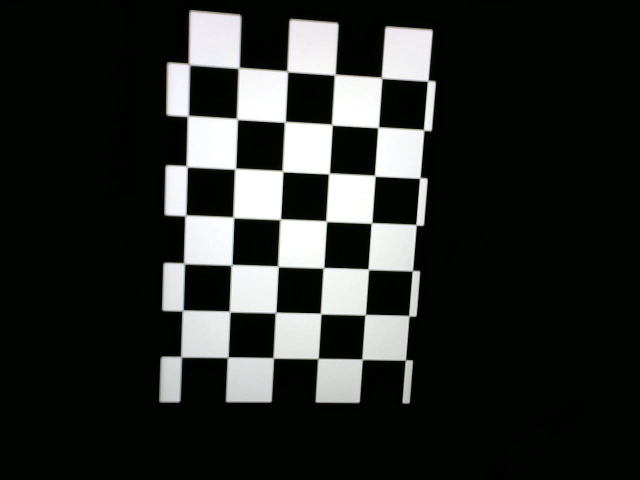
//> input picture PanViewer v1/calibrate_images/WIN_20170616_09_28_38_Pro.jpg, 1280 x 960 px, given in place of the camera (shown at 1/2 size)
$ ./main   (built with g++ and OpenCV 4)
//> lines starting //> are read from the running program, lines starting //| are printed output that depends on the picture; after the words box and inside, x2 and y2 are one past the last pixel; in counts of white or black regions, pixels touching at a corner belong together
#include <opencv2/opencv.hpp>
#include <opencv2/xfeatures2d.hpp>
#include <opencv2/highgui/highgui.hpp>
#include <opencv2/calib3d/calib3d.hpp>
#include <iostream>
#include <ctime>
#include <Windows.h>

using namespace std;
using namespace cv;

void DetectAndDescribe(Mat& image, vector<KeyPoint>& OutputKeypoints, Mat& OutputDescriptor) {
	//create the greyscale image
	Mat grayImage;
	cvtColor(image, grayImage, COLOR_BGR2GRAY);

	//create the keypoint detector and descriptor as "feature" using SIFT
	Ptr<Feature2D> feature = xfeatures2d::SIFT::create();

	//create a matrix of keypoints using feature
	feature->detect(grayImage, OutputKeypoints);

	//create a maatrix of descriptors using feature and keypoints
	feature->compute(grayImage, OutputKeypoints, OutputDescriptor);
}

void matchKeypoints(Mat& imageA, Mat& imageB, vector<KeyPoint>& keypointA, vector<KeyPoint>& keypointB, Mat& featuresA, Mat& featuresB, float ratio, double repojThresh, vector<DMatch>& OutputGoodMatches, Mat& OutputHomographyM) {
	//create a vector of vector to hold raw matches
	vector<vector<DMatch>> rawMatches;

	//create two vector points to hold the points where the lines will be drawn
	vector<Point2f> pointsA;
	vector<Point2f> pointsB;

	//Descriptor created under Burteforce method. Takes time but output is best
	Ptr<DescriptorMatcher> matcher = DescriptorMatcher::create("BruteForce");
	matcher->knnMatch(featuresA, featuresB, rawMatches, 2);

	//matrix to hold the qualified matches
	OutputGoodMatches.reserve(rawMatches.size());

	//selecting good points by comparing distances
	for (size_t i = 0; i < rawMatches.size(); i++)
	{
		if (rawMatches[i][0].distance < (rawMatches[i][1].distance*ratio))
		{
			OutputGoodMatches.push_back(rawMatches[i][0]);
		}
	}


	for (int i = 0; i < OutputGoodMatches.size(); i++)
	{
		//-- Get the keypoints from the good matches
		pointsA.push_back(keypointA[OutputGoodMatches[i].queryIdx].pt);
		pointsB.push_back(keypointB[OutputGoodMatches[i].trainIdx].pt);
	}

	//if the number of good Matches is larger than 4, calculte homography using them
	if (OutputGoodMatches.size() > 4) {
		OutputHomographyM = findHomography(pointsA, pointsB, RANSAC, repojThresh);
	}
}

void getHomographyMatrix(Mat& imageA, Mat& imageB, float ratio, double repojThresh, Mat& outHomographyM) {
	vector<KeyPoint> keypointA;
	vector<KeyPoint> keypointB;
	Mat featuresA;
	Mat featuresB;
	vector<DMatch> matches;

	DetectAndDescribe(imageA, keypointA, featuresA);
	DetectAndDescribe(imageB, keypointB, featuresB);

	matchKeypoints(imageA, imageB, keypointA, keypointB, featuresA, featuresB, ratio, repojThresh, matches, outHomographyM);
}


void stitch(Mat& imageA, Mat& imageB, Mat& inputHomography, Mat& finalImage) {
	Mat result;
	int hA = imageA.size().height;
	int wA = imageA.size().width;
	int hB = imageB.size().height;
	int wB = imageB.size().width;

	//warp the image
	warpPerspective(imageA, result, inputHomography, Size(wA + wB, hA));

	finalImage = Mat(Size(imageB.cols + imageA.cols, imageB.rows), CV_8UC3);

	Mat roi1(finalImage, Rect(0, 0, imageB.cols, imageB.rows));
	Mat roi2(finalImage, Rect(0, 0, result.cols, imageB.rows));
	result.copyTo(roi2);
	imageB.copyTo(roi1);

}

void equalizeImage(Mat& InputImage, Mat& OutputImage) {
	Mat imgYUV;
	Mat imgBGR;
	vector<Mat> channels;
	vector<Mat> channelsBGR;
	vector<Mat> combined;
	Mat Y, U, V;

	cvtColor(InputImage, imgYUV, COLOR_BGR2YUV);

	//split images into channels
	split(imgYUV, channels);

	//equalize the histogram of the Y cahnnel because intensity is given by the y channel
	equalizeHist(channels[0], channels[0]);

	//merge intestified channels back into the YUV image
	merge(channels, imgYUV);

	//convert YVU image back into BGR
	cvtColor(imgYUV, imgBGR, COLOR_YUV2BGR);

	//split images into channels
	split(imgBGR, channelsBGR);

	//equalize the histogram of the Y cahnnel because intensity is given by the y channel
	equalizeHist(channelsBGR[0], channelsBGR[0]);
	equalizeHist(channelsBGR[1], channelsBGR[1]);
	equalizeHist(channelsBGR[2], channelsBGR[2]);

	merge(channelsBGR, OutputImage);
}


int main() {

	int start_s = clock();

	VideoCapture CapL;
	VideoCapture CapM;
	VideoCapture CapR;
	Mat frameL;
	Mat frameM;
	Mat frameR;
	Mat homographyMR;
	Mat homographyL_MR;
	Mat result;
	Mat finalImage;
	Mat visiblelines;


	CapL = VideoCapture(0);
	CapL.set(CV_CAP_PROP_FRAME_WIDTH, 2000);
	CapL.set(CV_CAP_PROP_FRAME_HEIGHT, 2000);

	CapM = VideoCapture(1);
	CapM.set(CV_CAP_PROP_FRAME_WIDTH, 2000);
	CapM.set(CV_CAP_PROP_FRAME_HEIGHT, 2000);

	CapR = VideoCapture(2);
	CapR.set(CV_CAP_PROP_FRAME_WIDTH, 2000);
	CapR.set(CV_CAP_PROP_FRAME_HEIGHT, 2000);

	//take initial images to caliberate
	if (CapL.read(frameL)) {
//> frameL is the input picture: 960 rows x 1280 cols, CV_8UC3; mean B, G, R 41.6, 44, 42.2
	}
	if (CapM.read(frameM)) {
	}
	if (CapR.read(frameR)) {
	}

	getHomographyMatrix(frameR, frameM, 0.75, 4.0, homographyMR);
//> in DetectAndDescribe, `feature->detect(grayImage, OutputKeypoints);`: OutputKeypoints = 159 keypoints; strongest (x, y, size): (520, 291, 57.9), (626, 89, 65.8), (610, 393, 56.6), (620, 197, 58.4)
//> in getHomographyMatrix, `DetectAndDescribe(imageA, keypointA, featuresA);`:
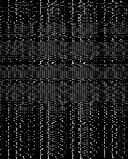
//> featuresA: 159 rows x 128 cols, CV_32FC1; min 0, max 193, mean 28.7
//> in getHomographyMatrix, `DetectAndDescribe(imageA, keypointA, featuresA);`: keypointA has the same summary as OutputKeypoints in DetectAndDescribe
//> in getHomographyMatrix, `DetectAndDescribe(imageB, keypointB, featuresB);`: keypointB has the same summary as OutputKeypoints in DetectAndDescribe
//> in matchKeypoints, `matcher->knnMatch(featuresA, featuresB, rawMatches, 2);`: rawMatches = 159 matches
//> after the loop in matchKeypoints, `for (int i = 0; i < OutputGoodMatches.size(); i++)`: pointsA = 159 Points (x, y), first 12: [320.2, 765.2], [324.6, 622.6], [336.9, 667.1], [340.7, 770.8], [340.7, 770.8], [344.8, 281.6], [350.3, 700.4], [350.8, 398.8], [350.8, 398.8], [351.3, 369.8], [351.5, 363.2], [351.5, 363.2]; pointsB has the same summary as pointsA
//> in matchKeypoints, `OutputHomographyM = findHomography(pointsA, pointsB, RANSAC, repojThre..`: OutputHomographyM = [[1, -2.11e-16, 2.93e-12], [-3.2e-15, 1, 1.97e-12], [-7.02e-18, -3.04e-19, 1]]
//> in getHomographyMatrix, `matchKeypoints(imageA, imageB, keypointA, keypointB, featuresA, featur..`: matches = 159 matches; outHomographyM has the same summary as OutputHomographyM in matchKeypoints
//> homographyMR has the same summary as OutputHomographyM in matchKeypoints
	stitch(frameR, frameM, homographyMR, result);
//> in stitch, `warpPerspective(imageA, result, inputHomography, Size(wA + wB, hA));`:
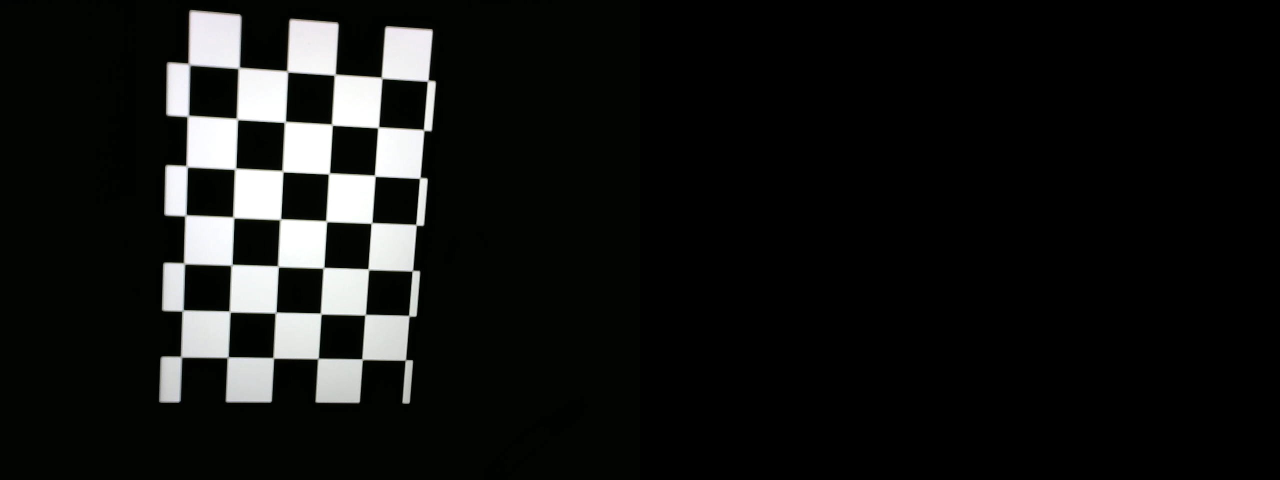
//> result: 960 rows x 2560 cols, CV_8UC3 (shown at 1/2 size); mean B, G, R 20.8, 22, 21.1
	getHomographyMatrix(result, frameL, 0.75, 4.0, homographyL_MR);
//> homographyL_MR = [[1, 7.39e-05, -0.0153], [-4.78e-05, 1, 0.0208], [-8.04e-08, 1.17e-07, 1]]

	int stop_s = clock();
	cout << "time: " << (stop_s - start_s) / double(CLOCKS_PER_SEC) * 1000 << endl;

	while (true){
		CapL.read(frameL);
		CapM.read(frameM);
		CapR.read(frameR);

		//equalizeImage(frameL, frameL);
		//equalizeImage(frameM, frameM);
		//equalizeImage(frameR, frameR);

		stitch(frameR, frameM, homographyMR, result);
		stitch(result, frameL, homographyL_MR, finalImage);
//> in stitch (call 3), `warpPerspective(imageA, result, inputHomography, Size(wA + wB, hA));`:
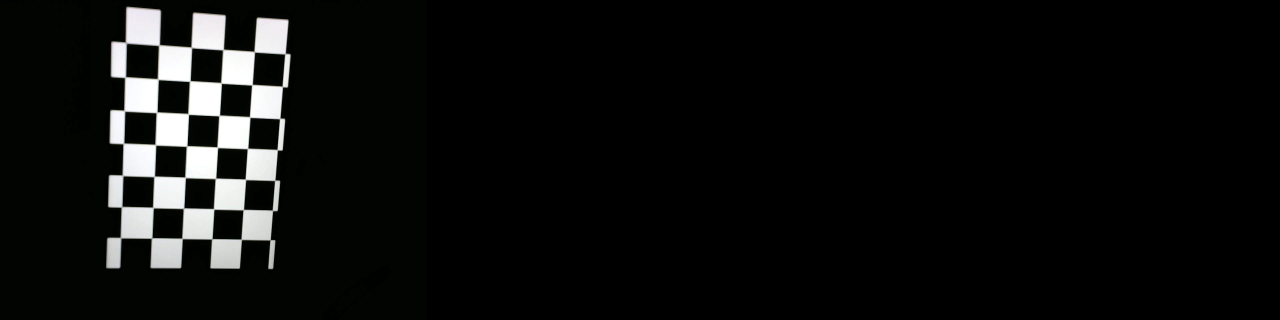
//> result: 960 rows x 3840 cols, CV_8UC3 (shown at 1/3 size); mean B, G, R 13.9, 14.7, 14.1
//> in stitch (call 3), `imageB.copyTo(roi1);`: finalImage: 960 rows x 3840 cols, CV_8UC3; 1278 pixels changed, all inside (x1, y1, x2, y2) = (328, 19, 428, 436)

		if (true){
			namedWindow("Video Feed", WINDOW_NORMAL);
			resizeWindow("Video Feed", 1366, 768);
			imshow("Video Feed", finalImage);
			if (waitKey(30) && 0xFF == char('q')) {
//> the 'q' key is pressed
				break;
			}
		}
		else {
			break;
		}
	}

	waitKey(0);
	destroyAllWindows();
	CapL.release();
	CapM.release();
	CapR.release();
}

$ run again, on PanViewer v1/calibrate_images/WIN_20170616_09_28_47_Pro.jpg
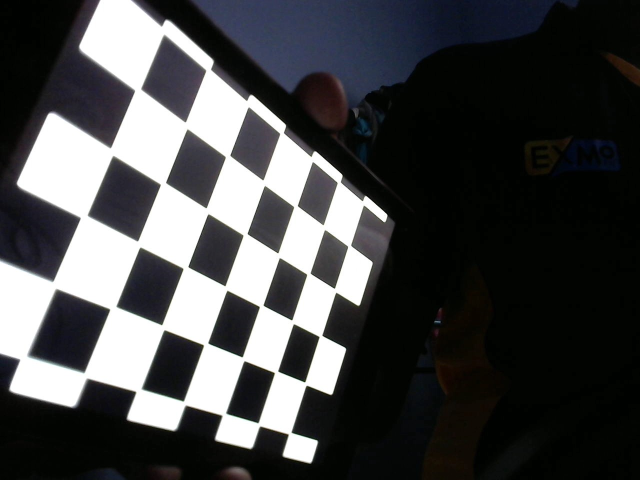
//> input picture PanViewer v1/calibrate_images/WIN_20170616_09_28_47_Pro.jpg, 1280 x 960 px, given in place of the camera (shown at 1/2 size)
//> frameL is the input picture: 960 rows x 1280 cols, CV_8UC3; mean B, G, R 72.8, 71.7, 70.8
//> OutputKeypoints = 375 keypoints; strongest (x, y, size): (603, 899, 37.4), (138, 662, 79), (346, 733, 62.7), (299, 576, 68.2)
//> keypointA has the same summary as OutputKeypoints in DetectAndDescribe
//> keypointB has the same summary as OutputKeypoints in DetectAndDescribe
//> rawMatches = 375 matches
//> after the loop in matchKeypoints, `for (int i = 0; i < OutputGoodMatches.size(); i++)`: pointsA = 375 Points (x, y), first 12: [18.24, 704.1], [49.34, 326.8], [51.41, 382.7], [73.3, 472.3], [73.3, 472.3], [103.1, 769.3], [121.7, 327.5], [129.9, 731.4], [134, 496], [138.4, 662.5], [138.4, 662.5], [143.6, 473.1]; pointsB has the same summary as pointsA
//> OutputHomographyM = [[1, -1.06e-16, -7.95e-13], [2.49e-15, 1, -1.1e-12], [5.2e-18, -3.65e-19, 1]]
//> matches = 375 matches; outHomographyM has the same summary as OutputHomographyM in matchKeypoints
//> homographyMR has the same summary as OutputHomographyM in matchKeypoints
//> grayImage: 960 rows x 2560 cols, CV_8UC1
//> OutputKeypoints = 376 keypoints; strongest (x, y, size): (603, 899, 37.4), (138, 662, 79), (346, 733, 62.7), (299, 576, 68.2)
//> in getHomographyMatrix (call 2), `DetectAndDescribe(imageA, keypointA, featuresA);`:
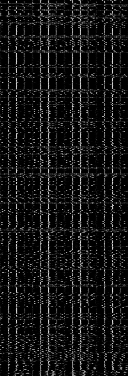
//> featuresA: 376 rows x 128 cols, CV_32FC1; min 0, max 220, mean 20.4
//> keypointA has the same summary as OutputKeypoints in DetectAndDescribe
//> OutputKeypoints = 375 keypoints; strongest (x, y, size): (603, 899, 37.4), (138, 662, 79), (346, 733, 62.7), (299, 576, 68.2)
//> rawMatches = 376 matches
//> after the loop in matchKeypoints (call 2), `for (size_t i = 0; i < rawMatches.size(); i++)`: OutputGoodMatches = 375 matches
//> outHomographyM = [[1, 7.39e-08, -1.83e-05], [6.18e-07, 1, -0.000295], [1.32e-09, 1.77e-11, 1]]
//> homographyL_MR has the same summary as outHomographyM in getHomographyMatrix
//> in stitch (call 3), `warpPerspective(imageA, result, inputHomography, Size(wA + wB, hA));`:
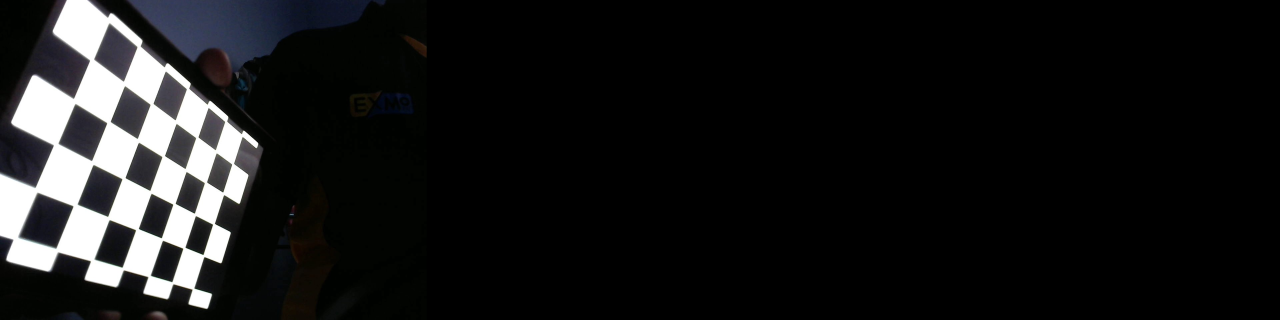
//> result: 960 rows x 3840 cols, CV_8UC3 (shown at 1/3 size); mean B, G, R 24.3, 23.9, 23.6

$ run again, on PanViewer v1/calibrate_images/WIN_20170616_09_28_52_Pro.jpg
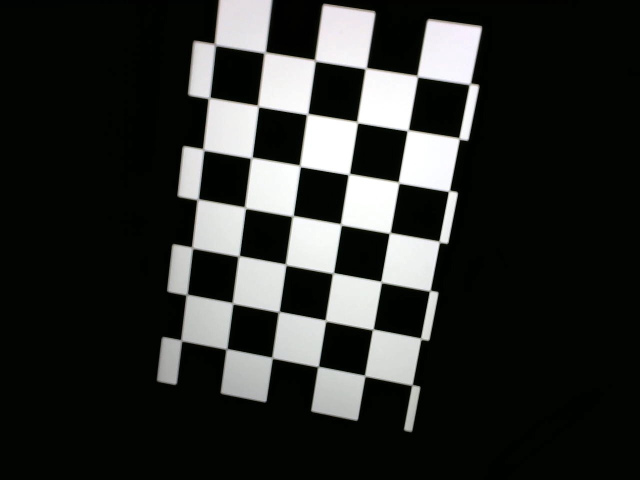
//> input picture PanViewer v1/calibrate_images/WIN_20170616_09_28_52_Pro.jpg, 1280 x 960 px, given in place of the camera (shown at 1/2 size)
//> frameL is the input picture: 960 rows x 1280 cols, CV_8UC3; mean B, G, R 44.2, 46.6, 44.9
//> OutputKeypoints = 157 keypoints; strongest (x, y, size): (902, 101, 75.9), (757, 305, 62.5), (861, 323, 68.7), (642, 390, 60.1)
//> in getHomographyMatrix, `DetectAndDescribe(imageA, keypointA, featuresA);`:
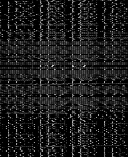
//> featuresA: 157 rows x 128 cols, CV_32FC1; min 0, max 191, mean 28.1
//> keypointA has the same summary as OutputKeypoints in DetectAndDescribe
//> keypointB has the same summary as OutputKeypoints in DetectAndDescribe
//> rawMatches = 157 matches
//> after the loop in matchKeypoints, `for (int i = 0; i < OutputGoodMatches.size(); i++)`: pointsA = 157 Points (x, y), first 12: [336.8, 740.5], [336.8, 740.5], [339.4, 539.1], [342.5, 630.3], [352.2, 666.4], [352.2, 666.4], [359.3, 601.2], [359.3, 601.2], [360.6, 528.6], [361.2, 522.1], [377.7, 174.9], [378.9, 365.4]; pointsB has the same summary as pointsA
//> OutputHomographyM = [[1, 2.04e-16, -1.9e-12], [2.31e-15, 1, -1.45e-12], [5.05e-18, 2.61e-19, 1]]
//> matches = 157 matches; outHomographyM has the same summary as OutputHomographyM in matchKeypoints
//> homographyMR has the same summary as OutputHomographyM in matchKeypoints
//> grayImage: 960 rows x 2560 cols, CV_8UC1
//> homographyL_MR = [[1, -3.72e-07, 0.00254], [-4.86e-06, 1, 0.00335], [-1.15e-08, -9.85e-10, 1]]
//> in stitch (call 3), `warpPerspective(imageA, result, inputHomography, Size(wA + wB, hA));`:
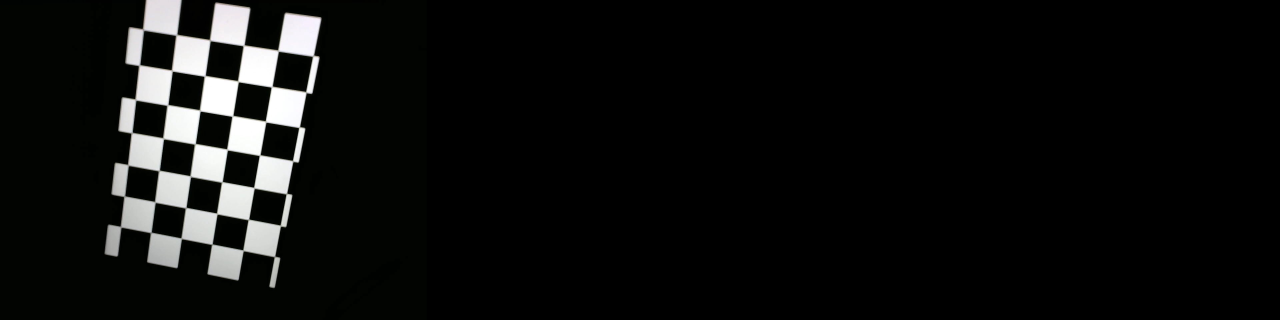
//> result: 960 rows x 3840 cols, CV_8UC3 (shown at 1/3 size); mean B, G, R 14.7, 15.5, 15
